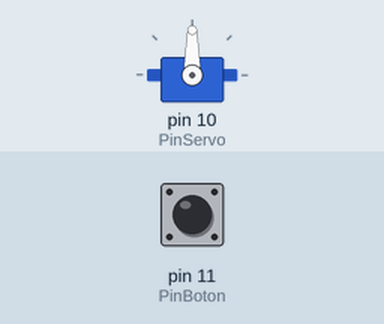
Bench run of a sketch on a simulated Arduino Uno, built with avr-gcc and run on an emulated ATmega328P. Shown: servo. The inputs (shaded band) are chosen by the test bench; at power-on: pin 11 (PinBoton) LOW.

Above: at 1.2 s.
1.3 s: pin 11 (PinBoton) pulled HIGH for 0.15 s
At 2.6 s:
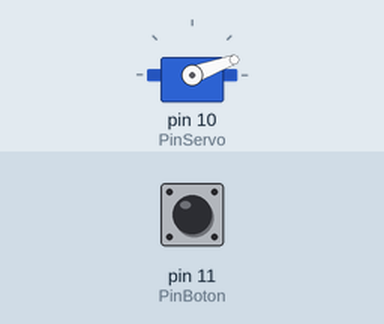
3.0 s: pin 11 (PinBoton) pulled HIGH for 3.2 s
At 3.8 s:
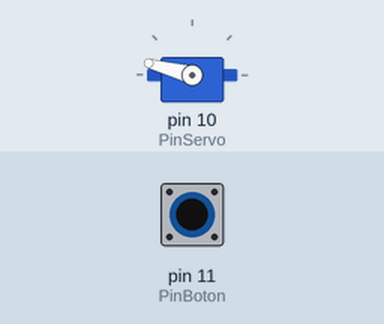
Timing chart, 0 to 7.7 s (numbered marks = the images above; inputs shaded):
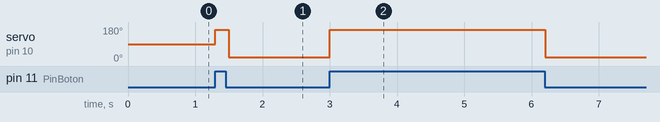

The sketch:

CefiroCode.ino
```cpp
/*
 Control Céfiro V1
 By: Mauricio Cano Bedoya
 For: Humanos3D-Enable Medellin
 June 2020

 Este código es para el control básico del servomotor con
 un botón táctil para el dispositivo "Céfiro"

*/
// Declaraciones
#include <Servo.h>
#include <avr/sleep.h>
#define PinBoton 11
#define PinServo 10
Servo servo;

// Variables
int Estado = 0;
const int POS1 = 165;
const int POS2 = 20;
const int TIME_OUT1 = 100;
const int TIME_SLEEP = 30000;
int FLAG = 0;
unsigned long time;

// Configuración
void setup()
{
  //Serial.begin(9600);
  servo.attach(PinServo);
  pinMode(PinBoton, INPUT);
}

void loop()
{
  // Modo de bajo consumo luego de 30 segundos
  time = millis();
  if (time > TIME_SLEEP) sleep_mode();

  // Lectura estado del botón
  Estado = digitalRead(PinBoton);

  // Si el botón es presionado el motor se activa
  if (Estado == HIGH)
  {
    servo.attach(PinServo);
    servo.write(POS1);
    delay(TIME_OUT1);
    servo.detach();
    FLAG = 1;
  } else
  // De lo contrario vuelve a su posición original
  {
    if (FLAG)
    {
      FLAG = 0;
      servo.attach(PinServo);
      servo.write(POS2);
      delay(TIME_OUT1);
      servo.detach();
    }
  }
}
```

Measured:
- after the input at 1.3 s, servo on pin 10 (PinServo): 90° → 165° at once, → 20° 0.20 s later
- after the input at 3.0 s, servo on pin 10 (PinServo): 20° → 165° at once, → 20° 3.2 s later
